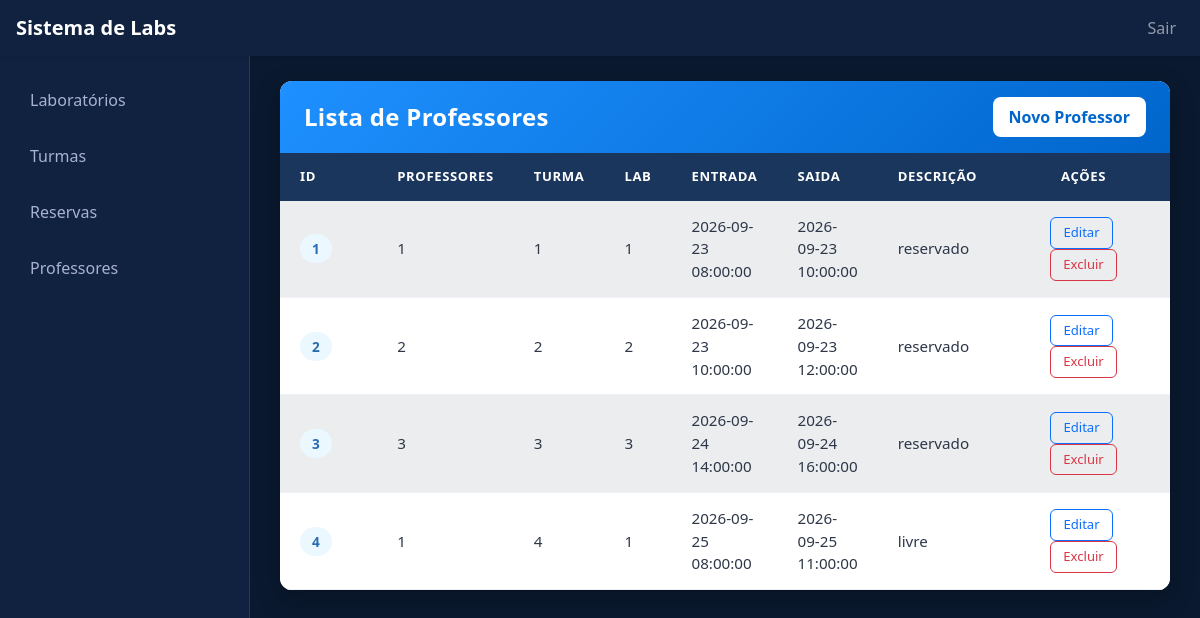
Page /reserva.php on the committed database.
### tables this page shows
create table reservas (
  cd_reserva int primary key auto_increment not null,
  id_professor int not null,
  id_turma int not null,
  id_lab int not null,
  hr_inicio datetime not null,
  hr_saida datetime not null,
  ds_reserva enum('livre','reservado') default 'livre' not null,
  foreign key (id_professor) references professores (cd_professor),
  foreign key (id_turma) references turmas (cd_turma),
  foreign key (id_lab) references labs (cd_lab)
);

### reserva.php (the view, shortened to what this page needs)
<?php
require_once("conexao.php");
$id = $_GET['cd'] ?? null;
if ($id) {
    $sql = "SELECT * FROM reservas WHERE cd_reserva = ?";
    $stmt = mysqli_prepare($conexao, $sql);
    mysqli_stmt_bind_param($stmt, "i", $id);
    mysqli_stmt_execute($stmt);
    $resultado = mysqli_stmt_get_result($stmt);
} else {
    $sql = "SELECT * FROM reservas";
    $resultado = mysqli_query($conexao, $sql);
}
?>
<!DOCTYPE html>
<html lang="pt-br">
<head>
    <link href="https://cdn.jsdelivr.net/npm/bootstrap@5.3.3/dist/css/bootstrap.min.css" rel="stylesheet">
</head>
<body>
    <nav class="navbar navbar-expand-lg navbar-dark fixed-top shadow-sm">
        <div class="container-fluid px-3">
            <a class="navbar-brand fw-bold" href="#">Sistema de Labs</a>
            <div class="collapse navbar-collapse" id="navbarNav">
                <ul class="navbar-nav ms-auto">
                    <li class="nav-item">
                        <a class="nav-link" href="#">Sair</a>
                    </li>
                </ul>
            </div>
        </div>
    </nav>
   <div class="sidebar">
    <ul class="nav flex-column pt-3">
        <li class="nav-item">
            <a class="nav-link " href="index.php">
                Laboratórios
            </a>
        </li>
        <li class="nav-item">
            <a class="nav-link " href="turma.php">
                Turmas
            </a>
        </li>
        <li class="nav-item">
            <a class="nav-link <?= $pagina == 'reserva.php' ? 'active' : '' ?>" href="reserva.php">
                Reservas
            </a>
        </li>
        <li class="nav-item">
            <a class="nav-link " href="professores.php">
                Professores
            </a>
        </li>
    </ul>
</div>
    <div class="main-content">
        <div class="row">
            <div class="col-12">
                <div class="card">
                    <div class="card-header text-white d-flex justify-content-between align-items-center">
                        <h4 class="mb-0">Lista de Professores</h4>
                        <a href="cadastrar_professor.php" class="btn btn-novo">
                             Novo Professor
                        </a>
                    </div>
                    <div class="card-body p-0">
                        <?php if (mysqli_num_rows($resultado) > 0): ?>
                            <div class="table-responsive">
                                <table class="table table-striped table-hover align-middle mb-0">
                                    <thead>
                                        <tr>
                                            <th style="width: 100px;">ID</th>
                                            <th>professores</th>
                                            <th>turma</th>
                                            <th>lab</th>
                                            <th>entrada</th>
                                            <th>saida</th>
                                            <th>Descrição</th>
                                            <th style="width: 180px;" class="text-center">Ações</th>
                                        </tr>
                                    </thead>
                                    <tbody>
                                        <?php while ($linha = mysqli_fetch_assoc($resultado)): ?>
                                            <tr>
                                                <td>
                                                    <span class="badge-id">
                                                        <?= htmlspecialchars($linha['cd_reserva']) ?>
                                                    </span>
                                                </td>
                                                <td class="fw-medium">
                                                    <?= htmlspecialchars($linha['id_professor']) ?>
                                                </td>
                                                <td>
                                                    <?= htmlspecialchars($linha['id_turma']) ?>
                                                </td>
                                                <td>
                                                    <?= htmlspecialchars($linha['id_lab']) ?>
                                                </td>
                                                <td>
                                                    <?= htmlspecialchars($linha['hr_inicio']) ?>
                                                </td>
                                                <td>
                                                    <?= htmlspecialchars($linha['hr_saida']) ?>
                                                </td>
                                                <td>
                                                    <?= htmlspecialchars($linha['ds_reserva']) ?>
                                                </td>
                                                <td class="text-center">
                                                    <a href="editar.php?cd=<?= $linha['cd_reserva'] ?>"
                                                       class="btn btn-outline-primary btn-action me-1">
                                                        Editar
                                                    </a>
                                                    <a href="excluir.php?cd=<?= $linha['cd_reserva'] ?>"
                                                       class="btn btn-outline-danger btn-action"
                                                       onclick="return confirm('Tem certeza que deseja excluir este professor?')">
                                                        Excluir
                                                    </a>
                                                </td>
                                            </tr>
                                        <?php endwhile; ?>
                                    </tbody>
                                </table>
                            </div>
                        <?php endif; ?>
                    </div>
                </div>
            </div>
        </div>
    </div>
</body>
</html>

### reserva.php (style rules this page uses)
body { background-color: #0a192f; min-height: 100vh; overflow-x: hidden; padding-top: 56px; }
.navbar { background-color: #112240 !important; height: 56px; z-index: 1030; }
.sidebar { width: 250px; height: calc(100vh - 56px); background-color: #112240; position: fixed; top: 56px; left: 0; border-right: 1px solid #1e3a5f; overflow-y: auto; }
.sidebar .nav-link { color: #a8b2d1; padding: 12px 20px; margin: 4px 10px; border-radius: 8px; transition: all 0.2s; }
.main-content { margin-left: 250px; padding: 25px 30px; min-height: calc(100vh - 56px); }
.card { border: none; border-radius: 12px; background-color: #ffffff; overflow: hidden; box-shadow: 0 8px 25px rgba(0, 0, 0, 0.25); }
.card-header { background: linear-gradient(135deg, #1e90ff, #0066cc); border: none; padding: 16px 24px; }
.card-header h4 { font-weight: 600; letter-spacing: 0.3px; margin: 0; }
.table { margin-bottom: 0; }
.table thead th { background-color: #1a365d; color: #ffffff; font-weight: 600; text-transform: uppercase; font-size: 0.82rem; letter-spacing: 0.6px; padding: 14px 20px; border: none; }
.table tbody td { padding: 14px 20px; vertical-align: middle; border-color: #eef2f7; color: #2d3748; font-size: 0.95rem; }
.table tbody tr { transition: background-color 0.15s ease; }
.table-striped > tbody > tr:nth-of-type(odd) > * { background-color: #f8fafc; }
.badge-id { background-color: #ebf8ff; color: #2b6cb0; font-weight: 600; padding: 5px 12px; border-radius: 50px; font-size: 0.85rem; }
.btn-action { padding: 5px 12px; font-size: 0.82rem; border-radius: 6px; font-weight: 500; }
.btn-novo { background-color: #ffffff; color: #0066cc; font-weight: 600; border: none; padding: 8px 16px; border-radius: 8px; transition: all 0.2s; }

### rows in the picture
reservas: cd_reserva "1", id_professor "1", id_turma "1", id_lab "1", hr_inicio "2026-09-23 08:00:00", hr_saida "2026-09-23 10:00:00", ds_reserva "reservado"
reservas: cd_reserva "2", id_professor "2", id_turma "2", id_lab "2", hr_inicio "2026-09-23 10:00:00", hr_saida "2026-09-23 12:00:00", ds_reserva "reservado"
reservas: cd_reserva "3", id_professor "3", id_turma "3", id_lab "3", hr_inicio "2026-09-24 14:00:00", hr_saida "2026-09-24 16:00:00", ds_reserva "reservado"
reservas: cd_reserva "4", id_professor "1", id_turma "4", id_lab "1", hr_inicio "2026-09-25 08:00:00", hr_saida "2026-09-25 11:00:00", ds_reserva "livre"
